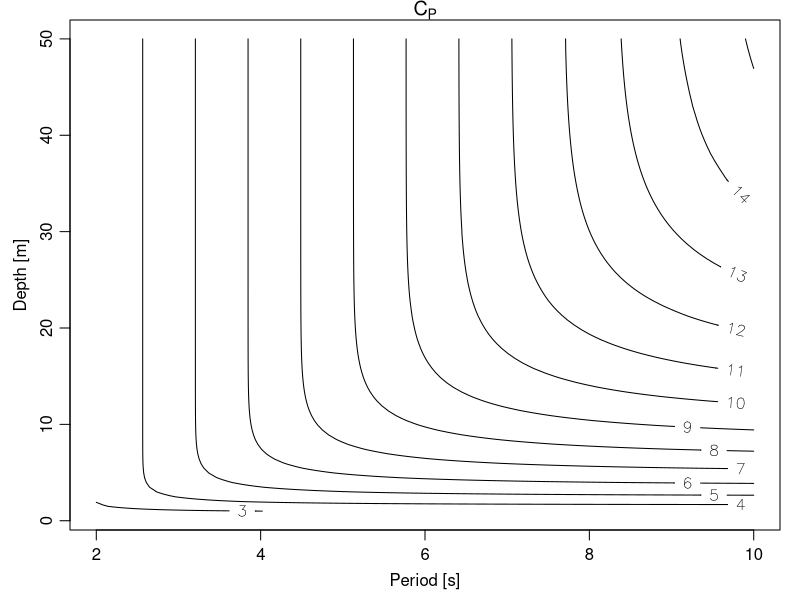
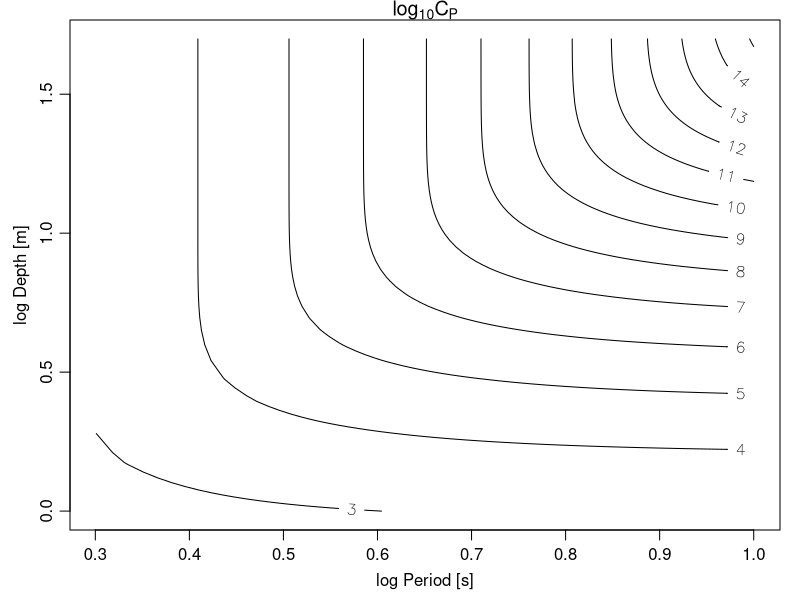
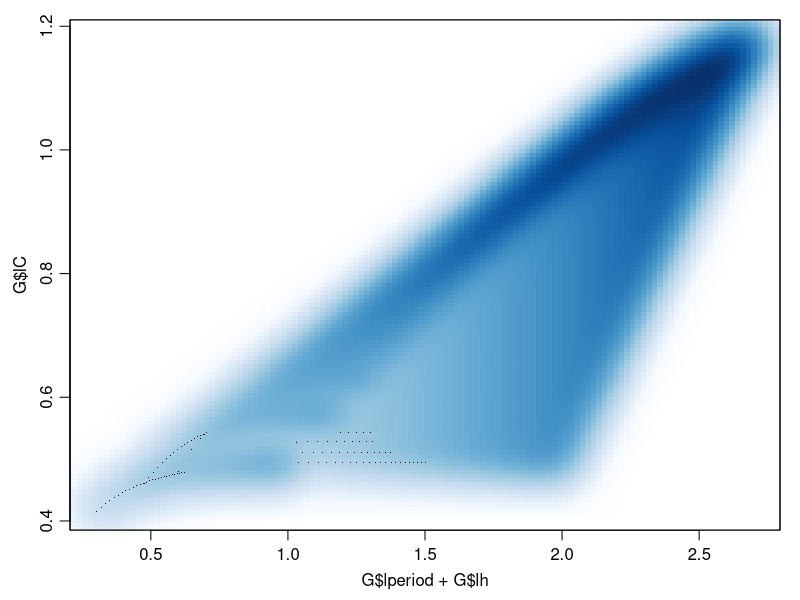
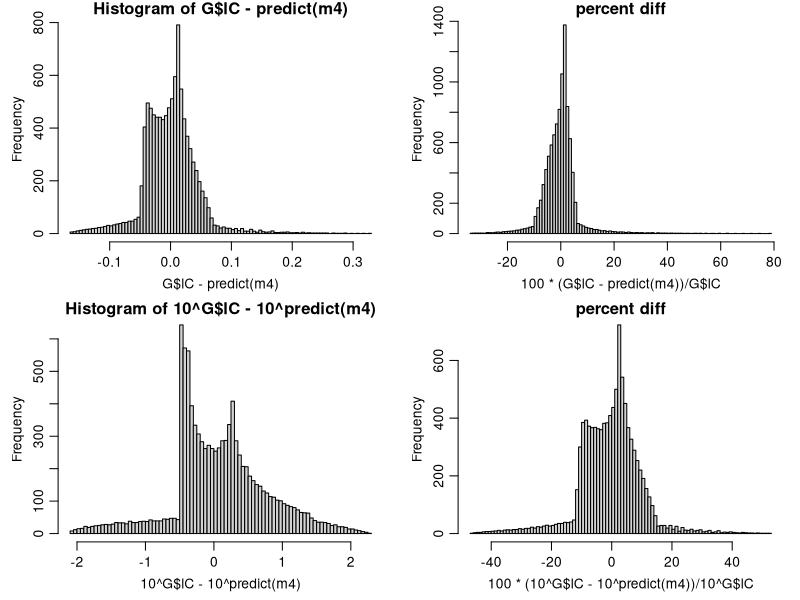
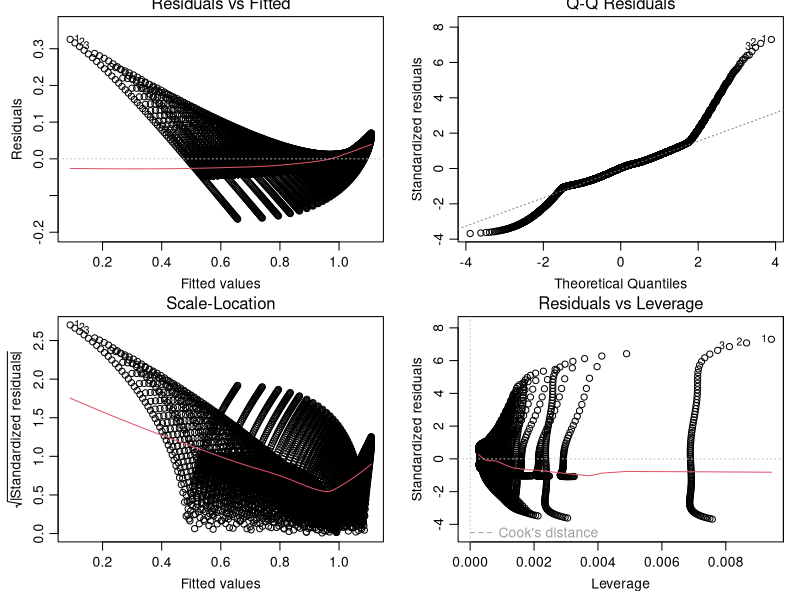

Here is the R script that generated these plots, in order:
## omega^2 = g*k*tanh(k*h)

rm(list=ls())

n <- 100

RMS <- function(x) sqrt(mean(x^2))

Period <- function(k, h, g=9.8)
{
    2 * pi / sqrt(g*k*tanh(k*h))
}

k <- function(period, h, g=9.8)
{
    r <- try(uniroot(function(kk) Period(kk, h=h) - period, c(1e-5, 1e5)), silent=TRUE)
    if (inherits(r, "try-error")) NA else r$root
}

Ck <- function(k, h, g=9.8)
{
    sqrt(g/k)*sqrt(tanh(k*h))
}

Cperiod <- function(period, h)
{
    ## cat("length(period):", length(period), "\n")
    res <- rep(NA, length(period))
    for (i in seq_along(period)) {
        ## cat(sprintf("%d: %.3fs %.3fm\n", i, period[i], h[i]))
        res[i] <- Ck(k(period[i], h[i]), h[i])
    }
    res
}

period <- seq(2, 10, length.out=n)
h <- seq(1, 50, length.out=n)
Cperiod(period[1], h[1])
z <- outer(period, h, Cperiod)
#print(range(z, na.rm=TRUE))
par(mar=c(3.5,3.5,1,1), mgp=c(2,0.7,0))
contour(period, h, z, labcex=1,
        xlab="Period [s]", ylab="Depth [m]", main=expression(C[P]))
contour(log10(period), log10(h), z, labcex=1,
        xlab="log Period [s]", ylab="log Depth [m]", main=expression(log[10]*C[P]))
##oce::imagep(period, h, z)
G <- expand.grid(period=period, h=h)
G$lperiod <- log10(G$period)
G$lperiod2 <- G$lperiod^2
G$lperiod3 <- G$lperiod^3
G$lh <- log10(G$h)
G$lh2 <- G$lh^2
G$lh3 <- G$lh^3
G$C <- Cperiod(G$period, G$h)
G$lC <- log10(G$C)
smoothScatter(G$lperiod+G$lh, G$lC)
summary(m1 <- lm(lC ~ lperiod + lh, data=G))
summary(m2 <- lm(lC ~ lperiod + lperiod2 + lh + lh2, data=G))
summary(m3 <- lm(lC ~ lperiod + lperiod2 + lperiod3 + lh + lh2 + lh3, data=G))
summary(m4 <- lm(lC ~ lperiod + lperiod2 + lperiod3 + lh + lh2 + lh3, data=G))
par(mfrow=c(2,2))
hist(G$lC - predict(m4), breaks=100)
hist(100*(G$lC - predict(m4))/G$lC, main="percent diff", breaks=100)
hist(10^G$lC - 10^predict(m4), breaks=100)
hist(100*(10^G$lC - 10^predict(m4))/10^G$lC, main="percent diff", breaks=100)
par(mfrow=c(2,2))
plot(m4)
